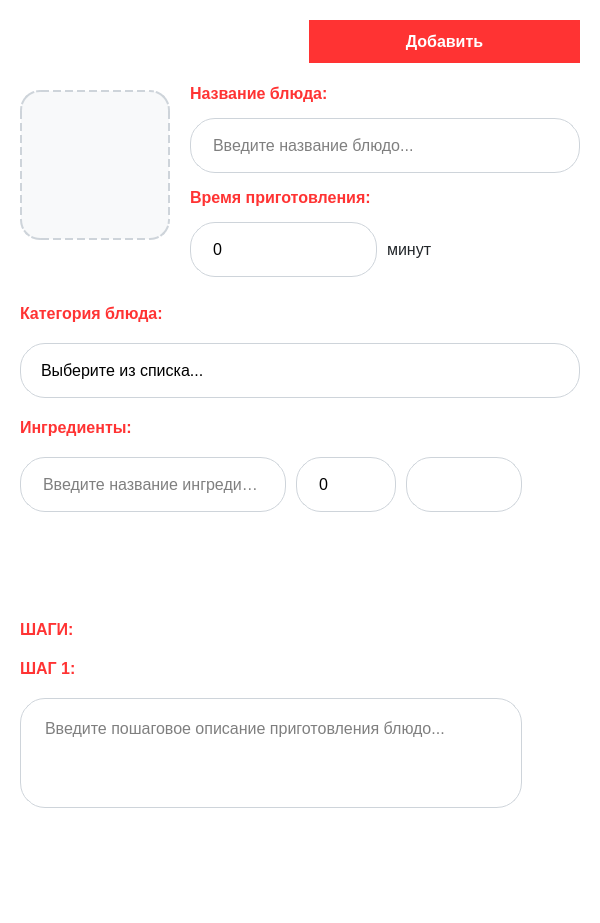
<?xml version="1.0" encoding="UTF-8"?>
<ui version="4.0">
 <class>AddRecipeDialog</class>
 <widget class="QDialog" name="AddRecipeDialog">
  <property name="geometry">
   <rect>
    <x>0</x>
    <y>0</y>
    <width>600</width>
    <height>900</height>
   </rect>
  </property>
  <property name="windowTitle">
   <string>Добавить рецепт</string>
  </property>
  <property name="styleSheet">
   <string notr="true">
QDialog { background-color: #ffffff; }
QLabel { color: #ff3333; font-size: 16px; }
QLabel#labelName, QLabel#labelTime, QLabel#labelCategory, QLabel#labelIngredients, QLabel#labelSteps, QLabel#currentStepLabel {
    font-weight: bold;
    color: #ff3333;
    font-size: 16px;
}
QLineEdit, QTextEdit {
    border: 1px solid #ced4da;
    border-radius: 25px;
    padding: 16px 20px;
    background-color: white;
    font-size: 16px;
}
QLineEdit:focus, QTextEdit:focus {
    border-color: #ff3333;
    background-color: white;
}
QLineEdit::placeholder, QTextEdit::placeholder {
    color: #adb5bd;
}
QSpinBox {
    border: 1px solid #ced4da;
    border-radius: 25px;
    padding: 16px 20px;
    background-color: white;
    font-size: 16px;
}
QSpinBox:focus {
    border-color: #ff3333;
}
QSpinBox::up-button, QSpinBox::down-button {
    border: none;
    border-radius: 0px;
    background: transparent;
}
QComboBox {
    border: 1px solid #ced4da;
    border-radius: 25px;
    padding: 16px 20px;
    background-color: white;
    font-size: 16px;
}
QComboBox:focus {
    border-color: #ff3333;
}
QComboBox::drop-down {
    border: none;
    padding-right: 20px;
}
QComboBox::down-arrow {
    image: none;
    border-left: 5px solid transparent;
    border-right: 5px solid transparent;
    border-top: 5px solid #6c757d;
    width: 0;
    height: 0;
}
QPushButton#backButton {
    background: transparent;
    border: none;
    color: #ff3333;
    font-size: 24px;
    padding: 8px;
}
QPushButton#backButton:hover {
    background-color: #f8f9fa;
    border-radius: 8px;
}
QPushButton#saveButton {
    background-color: #ff3333;
    color: white;
    font-weight: bold;
    border-radius: 30px;
    padding: 12px 30px;
    font-size: 16px;
}
QPushButton#saveButton:hover {
    background-color: #ff2222;
}
QPushButton#addIngredientButton, QPushButton#addStepButton, QPushButton#addPhotoButton {
    background: transparent;
    border: none;
    padding: 8px;
}
QPushButton#addIngredientButton:hover, QPushButton#addStepButton:hover, QPushButton#addPhotoButton:hover {
    background-color: #f8f9fa;
    border-radius: 8px;
}
QListWidget {
    border: none;
    background: transparent;
}
QListWidget::item {
    padding: 8px;
    margin: 4px 0;
    background: white;
    border-radius: 12px;
    border: 1px solid #e9ecef;
}
QLabel#photoLabel {
    border: 2px dashed #ced4da;
    border-radius: 20px;
    background-color: #f8f9fa;
}
   </string>
  </property>
  <layout class="QVBoxLayout" name="verticalLayout">
   <property name="spacing">
    <number>20</number>
   </property>
   <property name="margin">
    <number>20</number>
   </property>
   <!-- Верхняя панель с кнопками -->
   <item>
    <layout class="QHBoxLayout" name="topBarLayout">
     <property name="spacing">
      <number>10</number>
     </property>
     <property name="margin">
      <number>0</number>
     </property>
     <item>
      <widget class="QPushButton" name="backButton">
       <property name="icon">
        <iconset resource="icons.qrc">
         <normaloff>:/icons/icons/arrow.png</normaloff>:/icons/icons/arrow.png</iconset>
       </property>
       <property name="iconSize">
        <size>
         <width>32</width>
         <height>32</height>
        </size>
       </property>
      </widget>
     </item>
     <item>
      <spacer name="topSpacer">
       <property name="orientation">
        <enum>Qt::Horizontal</enum>
       </property>
       <property name="sizeType">
        <enum>QSizePolicy::Expanding</enum>
       </property>
      </spacer>
     </item>
     <item>
      <widget class="QPushButton" name="saveButton">
       <property name="text">
        <string>Добавить</string>
       </property>
      </widget>
     </item>
    </layout>
   </item>
   <!-- Фото и основная информация -->
   <item>
    <layout class="QHBoxLayout" name="photoInfoLayout">
     <property name="spacing">
      <number>20</number>
     </property>
     <property name="margin">
      <number>0</number>
     </property>
     <!-- Фото с иконкой добавления -->
     <item>
      <layout class="QVBoxLayout" name="photoLayout">
       <property name="spacing">
        <number>0</number>
       </property>
       <property name="margin">
        <number>0</number>
       </property>
       <item>
        <widget class="QLabel" name="photoLabel">
         <property name="minimumSize">
          <size>
           <width>150</width>
           <height>150</height>
          </size>
         </property>
         <property name="maximumSize">
          <size>
           <width>150</width>
           <height>150</height>
          </size>
         </property>
         <property name="styleSheet">
          <string notr="true">border: 2px dashed #ced4da; border-radius: 20px; background-color: #f8f9fa;</string>
         </property>
         <property name="text">
          <string/>
         </property>
         <property name="alignment">
          <set>Qt::AlignCenter</set>
         </property>
         <property name="scaledContents">
          <bool>true</bool>
         </property>
        </widget>
       </item>
       <item>
        <widget class="QPushButton" name="addPhotoButton">
         <property name="icon">
          <iconset resource="icons.qrc">
           <normaloff>:/icons/icons/add_photo.png</normaloff>:/icons/icons/add_photo.png</iconset>
         </property>
         <property name="iconSize">
          <size>
           <width>40</width>
           <height>40</height>
          </size>
         </property>
        </widget>
       </item>
      </layout>
     </item>
     <!-- Название и время справа от фото -->
     <item>
      <layout class="QVBoxLayout" name="nameTimeLayout">
       <property name="spacing">
        <number>15</number>
       </property>
       <property name="margin">
        <number>0</number>
       </property>
       <item>
        <widget class="QLabel" name="labelName">
         <property name="text">
          <string>Название блюда:</string>
         </property>
        </widget>
       </item>
       <item>
        <widget class="QLineEdit" name="nameLineEdit">
         <property name="placeholderText">
          <string>Введите название блюдо...</string>
         </property>
        </widget>
       </item>
       <item>
        <widget class="QLabel" name="labelTime">
         <property name="text">
          <string>Время приготовления:</string>
         </property>
        </widget>
       </item>
       <item>
        <layout class="QHBoxLayout" name="timeLayout">
         <property name="spacing">
          <number>10</number>
         </property>
         <property name="margin">
          <number>0</number>
         </property>
         <item>
          <widget class="QSpinBox" name="timeSpinBox">
           <property name="minimum">
            <number>0</number>
           </property>
           <property name="maximum">
            <number>9999</number>
           </property>
           <property name="value">
            <number>0</number>
           </property>
          </widget>
         </item>
         <item>
          <widget class="QLabel" name="minutesLabel">
           <property name="text">
            <string>минут</string>
           </property>
           <property name="styleSheet">
            <string notr="true">color: #212529; font-size: 16px; font-weight: normal;</string>
           </property>
          </widget>
         </item>
         <item>
          <spacer name="timeSpacer">
           <property name="orientation">
            <enum>Qt::Horizontal</enum>
           </property>
           <property name="sizeType">
            <enum>QSizePolicy::Expanding</enum>
           </property>
          </spacer>
         </item>
        </layout>
       </item>
       <item>
        <spacer name="nameTimeSpacer">
         <property name="orientation">
          <enum>Qt::Vertical</enum>
         </property>
         <property name="sizeType">
          <enum>QSizePolicy::Expanding</enum>
         </property>
        </spacer>
       </item>
      </layout>
     </item>
    </layout>
   </item>
   <!-- Категория -->
   <item>
    <widget class="QLabel" name="labelCategory">
     <property name="text">
      <string>Категория блюда:</string>
     </property>
    </widget>
   </item>
   <item>
    <widget class="QComboBox" name="categoryComboBox">
     <property name="placeholderText">
      <string>Выберите из списка...</string>
     </property>
     <property name="editable">
      <bool>false</bool>
     </property>
    </widget>
   </item>
   <!-- Ингредиенты -->
   <item>
    <widget class="QLabel" name="labelIngredients">
     <property name="text">
      <string>Ингредиенты:</string>
     </property>
    </widget>
   </item>
   <item>
    <layout class="QHBoxLayout" name="ingredientLayout">
     <property name="spacing">
      <number>10</number>
     </property>
     <property name="margin">
      <number>0</number>
     </property>
     <item>
      <widget class="QLineEdit" name="ingredientNameEdit">
       <property name="placeholderText">
        <string>Введите название ингредиента...</string>
       </property>
      </widget>
     </item>
     <item>
      <widget class="QSpinBox" name="ingredientQuantitySpinBox">
       <property name="minimum">
        <number>0</number>
       </property>
       <property name="maximum">
        <number>9999</number>
       </property>
       <property name="value">
        <number>0</number>
       </property>
      </widget>
     </item>
     <item>
      <widget class="QComboBox" name="ingredientUnitComboBox">
       <property name="editable">
        <bool>false</bool>
       </property>
      </widget>
     </item>
     <item>
      <widget class="QPushButton" name="addIngredientButton">
       <property name="icon">
        <iconset resource="icons.qrc">
         <normaloff>:/icons/icons/add.png</normaloff>:/icons/icons/add.png</iconset>
       </property>
       <property name="iconSize">
        <size>
         <width>32</width>
         <height>32</height>
        </size>
       </property>
      </widget>
     </item>
    </layout>
   </item>
   <item>
    <widget class="QListWidget" name="ingredientsListWidget">
     <property name="maximumHeight">
      <number>150</number>
     </property>
    </widget>
   </item>
   <!-- Шаги -->
   <item>
    <widget class="QLabel" name="labelSteps">
     <property name="text">
      <string>ШАГИ:</string>
     </property>
    </widget>
   </item>
   <item>
    <widget class="QLabel" name="currentStepLabel">
     <property name="text">
      <string>ШАГ 1:</string>
     </property>
    </widget>
   </item>
   <item>
    <layout class="QHBoxLayout" name="stepLayout">
     <property name="spacing">
      <number>10</number>
     </property>
     <property name="margin">
      <number>0</number>
     </property>
     <item>
      <widget class="QTextEdit" name="stepDescriptionEdit">
       <property name="placeholderText">
        <string>Введите пошаговое описание приготовления блюдо...</string>
       </property>
       <property name="maximumHeight">
        <number>100</number>
       </property>
      </widget>
     </item>
     <item>
      <widget class="QPushButton" name="addStepButton">
       <property name="icon">
        <iconset resource="icons.qrc">
         <normaloff>:/icons/icons/add.png</normaloff>:/icons/icons/add.png</iconset>
       </property>
       <property name="iconSize">
        <size>
         <width>32</width>
         <height>32</height>
        </size>
       </property>
      </widget>
     </item>
    </layout>
   </item>
   <item>
    <widget class="QListWidget" name="stepsListWidget">
     <property name="maximumHeight">
      <number>200</number>
     </property>
    </widget>
   </item>
   <item>
    <spacer name="bottomSpacer">
     <property name="orientation">
      <enum>Qt::Vertical</enum>
     </property>
     <property name="sizeType">
      <enum>QSizePolicy::Expanding</enum>
     </property>
    </spacer>
   </item>
  </layout>
 </widget>
 <resources>
  <include location="icons.qrc"/>
 </resources>
 <connections>
  <connection>
   <sender>backButton</sender>
   <signal>clicked()</signal>
   <receiver>AddRecipeDialog</receiver>
   <slot>reject()</slot>
  </connection>
 </connections>
</ui>
